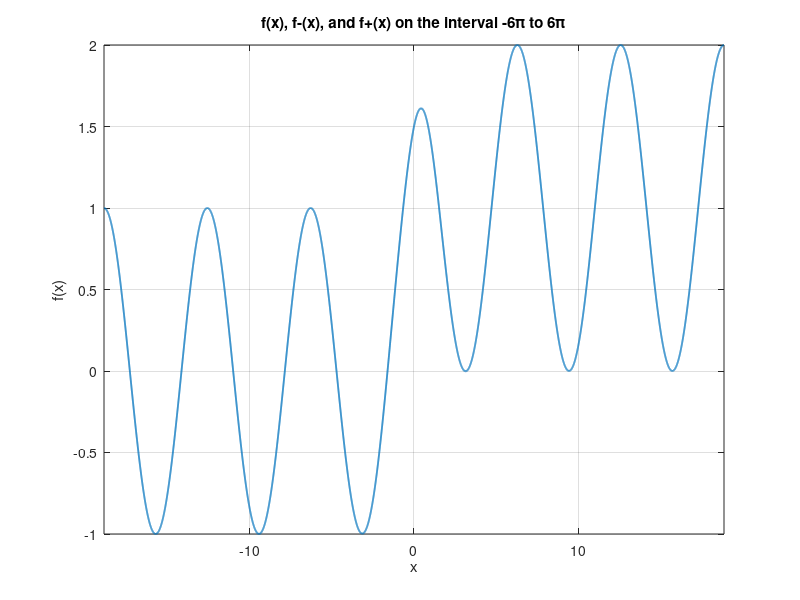

Here is the MATLAB script that generated this plot: (Note: this script raises an error after producing the figure.)
% Computing Assignment #2
% Author: Andy Liu
% ID: 301472847
x_og = linspace(-6*pi, 6*pi, 10000);
y_og = cos(x_og) + 1./(1 + exp(-2*x_og));
plot(x_og, y_og, 'DisplayName', 'f(x) = cos(x) + 1/(1 + e^{-2x})','LineWidth', 1.3);
hold on;
title('f(x), f-(x), and f+(x) on the interval -6\pi to 6\pi');
xlabel('x');
ylabel('f(x)');
grid on;
xlim([-6*pi, 6*pi]); 

syms x_syms;
pos_limit = limit(1./(1 + exp(-2*x_syms)), x_syms, Inf);
neg_limit = limit(1./(1 + exp(-2*x_syms)), x_syms, -Inf);
disp(['Limit as x approaches positive infinity: ', char(pos_limit)]);
disp('Use f+(x) = cos(x) + 1 for x > 0 to approximate f for large positive values of x');
disp(['Limit as x approaches negative infinity: ', char(neg_limit)]);
disp('Use f-(x) = cos(x) for x < 0 to approximate f for large negative values of x');
disp('  ');

x_pos = linspace(0, 6*pi, 10000);
y_pos = cos(x_pos) + 1;
plot(x_pos, y_pos, 'DisplayName', 'f+(x) = cos(x) + 1', 'LineWidth', 1.3);
x_neg = linspace(-6*pi, 0, 10000);
y_neg = cos(x_neg);
plot(x_neg, y_neg, 'DisplayName', 'f-(x) = cos(x)', 'LineWidth', 1.3);
legend('show', 'FontSize', 10);
hold off;

func_y = @(x) cos(x) + 1./(1 + exp(-2*x));
[r, niter, rlist] = bisect2(func_y, [-4, 0], 0.000001);
[rneg, niterneg, rlist] = bisect2(func_y, [-5, -3], 0.000001);
[rneg1, niterneg1, rlist] = bisect2(func_y, [-10, -6], 0.000001);
disp(['Negative Root 1: ', num2str(r), ', Iterations: ', num2str(niter)]);
disp(['Negative Root 2: ', num2str(rneg), ', Iterations: ', num2str(niterneg)]);
disp(['Negative Root 3: ', num2str(rneg1), ', Iterations: ', num2str(niterneg1)]);
disp('  ');

[r1, niter1, rlist1] = bisect2(func_y, [3, 3.15], 0.000001);
[r2, niter2, rlist2] = bisect2(func_y, [3.15, 3.25], 0.000001);
[r3, niter3, rlist3] = bisect2(func_y, [9, 10], 0.000001);
[r4, niter4, rlist4] = bisect2(func_y, [15, 16], 0.000001);
disp(['Positive Root 1: ', num2str(r1), ', Iterations: ', num2str(niter1)]);
disp(['Positive Root 2: ', num2str(r2), ', Iterations: ', num2str(niter2)]);
disp(['Positive Root 3: ', num2str(r3), ', Iterations: ', num2str(niter3)]);
disp(['Positive Root 4: ', num2str(r4), ', Iterations: ', num2str(niter4)]);
disp('  ');

fp_func = @(x) acos(-1./(1 + exp(-2*x)));
[xfinal, fpiter, xlist] = fixedpt( fp_func, -1.5, 0.000001 );
[xfinal1, fpiter1, xlist1] = fixedpt( fp_func, 3.0, 0.000001 );
disp(['Fixed Point, Intial Guess x = -1.5 (): ', num2str(xfinal), ', Iterations: ', num2str(fpiter)]);
disp(['Fixed Point Root, Intial Guess x = 3.0 (): ', num2str(xfinal1), ', Iterations: ', num2str(fpiter1)]);